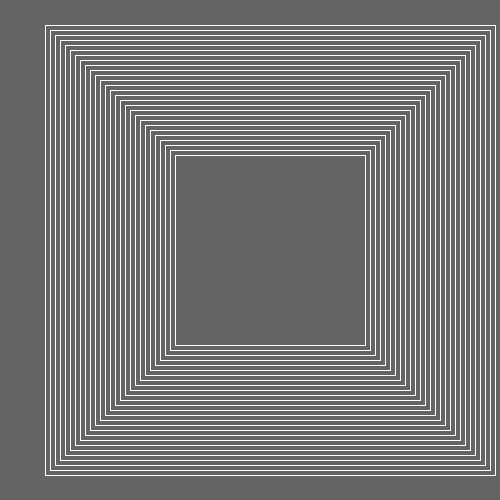
Frame 1 (no input)
Frame 2 (the mouse pressed at the canvas centre, redrawn once): identical to frame 1, image omitted

The Processing sketch that drew this single still picture (run headless with seeded random() and noise(); the mouse was pressed at the canvas centre and the sketch redrawn once):

// Processing sketch: sketch_100_Ali_Hall
// ── sketch_100_Ali_Hall.pde
void setup (){
  size(500,500);
  background(100);
  smooth();
  noLoop();
  stroke(255);
  noFill();
  rectMode(CENTER);
}
void draw (){
  squareNest(450,270,270,250);
 
}
void squareNest(int size, int number, int x, int y) {
  for (int counter = number; counter > 0; counter -= 10) {
    rect(x,y,size, size);
    size -= 10;
  }
}
